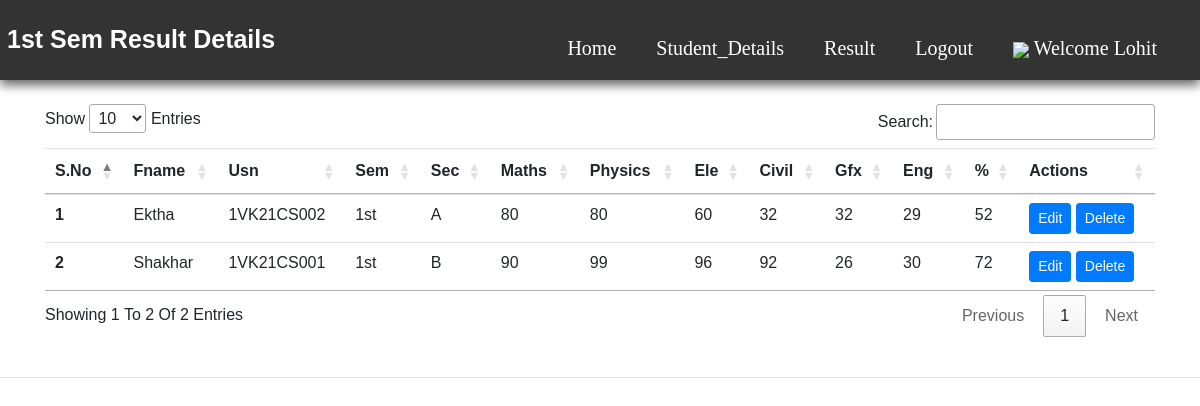
/1semresult.php (signed in), run on the app's committed database.
### tables this page shows
CREATE TABLE `result` (
  `sno` int(11) NOT NULL,
  `fname` varchar(50) NOT NULL,
  `usn` varchar(11) NOT NULL,
  `sem` varchar(10) NOT NULL,
  `sec` varchar(10) NOT NULL,
  `sub1` int(11) NOT NULL,
  `sub2` int(11) NOT NULL,
  `sub3` int(11) NOT NULL,
  `sub4` int(11) NOT NULL,
  `sub5` int(11) NOT NULL,
  `sub6` int(11) NOT NULL,
  `tmarks` int(11) NOT NULL,
  `cent` int(11) NOT NULL,
  `grade` varchar(10) NOT NULL,
  `timestamp` datetime NOT NULL DEFAULT CURRENT_TIMESTAMP
);

### 1semresult.php (the view, shortened to what this page needs)
<?php
$servername = "localhost";
$username = "root";
$password = "";
$database = "my";
$conn = mysqli_connect($servername, $username, $password, $database);
?>
<!doctype html>
<html lang="en">
<head>
    <link rel="stylesheet" href="https://stackpath.bootstrapcdn.com/bootstrap/4.4.1/css/bootstrap.min.css"
>
    <link rel="stylesheet" href="//cdn.datatables.net/1.10.20/css/jquery.dataTables.min.css">
    <link rel="stylesheet" href="../Styles/insertall.css">
</head>
<body>
    <header>
        <a href="1semresult.php" class="srms"><span>1st Sem Result Details</span></a>
        <nav class="navbar">
            <ul>
                <li><a href="faculty_db.php">Home</a></li>
                <li><a href="sview.php">Student_Details</a>
                </li>
                <li><a href="addresult.php">Result</a>
                </li>
                <li class="nav-item1">
                    <a class="nav-link" href="logout.php">Logout</a>
                </li>
                <li class="nav-item active">
                    <a class="nav-link" href="#"> <img src="https://img.icons8.com/metro/26/000000/guest-male.png">
                        <?php echo "Welcome ". $_SESSION['username']?>
                    </a>
                </li>
            </ul>
        </nav>
    </header>
    <div class="container my-4">
        <table class="table" id="myTable">
            <thead>
                <tr>
                    <th scope="col">S.No</th>
                    <th scope="col">Fname</th>
                    <th scope="col">Usn</th>
                    <th scope="col">Sem</th>
                    <th scope="col">Sec</th>
                    <th scope="col">Maths</th>
                    <th scope="col">Physics</th>
                    <th scope="col">Ele</th>
                    <th scope="col">Civil</th>
                    <th scope="col">Gfx</th>
                    <th scope="col">Eng</th>
                    <th scope="col">%</th>
                    <th scope="col">Actions</th>
                </tr>
            </thead>
            <tbody>
                <?php
                $sql = "SELECT * from result where sem='1st'";
          $result = mysqli_query($conn, $sql);
          $sno = 0;
          while($row = mysqli_fetch_assoc($result)){
            $sno = $sno + 1;
            echo "<tr>
            <th scope='row'>". $sno . "</th>
            <td>". $row['fname'] . "</td>
            <td>". $row['usn'] . "</td>
            <td>". $row['sem'] . "</td>
            <td>". $row['sec'] . "</td>
            <td>". $row['sub1'] . "</td>
            <td>". $row['sub2'] . "</td>
            <td>". $row['sub3'] . "</td>
            <td>". $row['sub4'] . "</td>
            <td>". $row['sub5'] . "</td>
            <td>". $row['sub6'] . "</td>
            <td>". $row['cent'] . "</td>
            <td> <button class='edit btn btn-sm btn-primary' id=".$row['sno'].">Edit</button> <button class='delete btn btn-sm btn-primary' id=d".$row['sno'].">Delete</button>  </td>
          </tr>";
        }
          ?>
            </tbody>
        </table>
    </div>
    <hr>
</body>
</html>

### insertall.css (style rules this page uses)
* { margin: 0; padding: 0; box-sizing: border-box; font-family: Arial, Helvetica, sans-serif; text-transform: capitalize; text-decoration: none; }
body { min-height: 100vh; background: rgb(255, 255, 255); display: flex; flex-direction: column; }
header { top: 0; left: 0; right: 0; background: #333; box-shadow: 0 5px 10px rgba(0, 0, 0, 0.61); padding: 5px 7px; display: flex; align-items: center; justify-content: space-between; z-index: 1000; }
header .srms { font-family: Georgia, serif; font-weight: bolder; font-size: 25px; float: left; color: white; }
header .navbar { max-height: 70px; }
header .navbar ul { list-style: none; }
header .navbar ul li { position: relative; float: left; }
header .navbar ul li a { font-size: 20px; padding: 10px; margin: 10px; font-family: Georgia, serif; color: #fff; display: block; }

### data on the page
result: fname "Ektha", usn "1VK21CS002", sem "1st", sec "A", sub1 "80", sub2 "80", sub3 "60", sub4 "32", sub5 "32", sub6 "29", cent "52"
result: fname "Shakhar", usn "1VK21CS001", sem "1st", sec "B", sub1 "90", sub2 "99", sub3 "96", sub4 "92", sub5 "26", sub6 "30", cent "72"

### other printed values
$_SESSION['username'] "Lohit"
